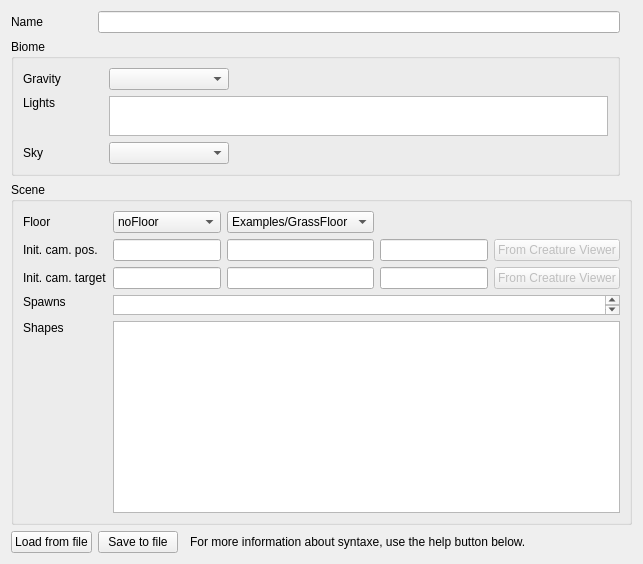
     <widget class="QWidget" name="tab_8">
      <attribute name="icon">
       <iconset resource="../../../ressources/ressources.qrc">
        <normaloff>:/img/icons/world</normaloff>:/img/icons/world</iconset>
      </attribute>
      <attribute name="title">
       <string>World</string>
      </attribute>
      <layout class="QGridLayout" name="gridLayout_12">
       <item row="5" column="3">
        <widget class="QLabel" name="label_9">
         <property name="text">
          <string>For more information about syntaxe, use the help button below.</string>
         </property>
        </widget>
       </item>
       <item row="4" column="0" colspan="7">
        <widget class="QGroupBox" name="groupBox_9">
         <property name="title">
          <string>Scene</string>
         </property>
         <layout class="QGridLayout" name="gridLayout_14">
          <item row="3" column="1" colspan="4">
           <widget class="QTextEdit" name="teSpawns">
            <property name="maximumSize">
             <size>
              <width>16777215</width>
              <height>20</height>
             </size>
            </property>
            <property name="font">
             <font>
              <family>Courier New</family>
             </font>
            </property>
            <property name="whatsThis">
             <string>&lt;!DOCTYPE HTML PUBLIC &quot;-//W3C//DTD HTML 4.0//EN&quot; &quot;http://www.w3.org/TR/REC-html40/strict.dtd&quot;&gt;
&lt;html&gt;&lt;head&gt;&lt;meta name=&quot;qrichtext&quot; content=&quot;1&quot; /&gt;&lt;style type=&quot;text/css&quot;&gt;
p, li { white-space: pre-wrap; }
&lt;/style&gt;&lt;/head&gt;&lt;body style=&quot; font-family:'MS Shell Dlg 2'; font-size:8.25pt; font-weight:400; font-style:normal;&quot;&gt;
&lt;p style=&quot; margin-top:0px; margin-bottom:0px; margin-left:0px; margin-right:0px; -qt-block-indent:0; text-indent:0px;&quot;&gt;&lt;span style=&quot; font-weight:600;&quot;&gt;Soon...&lt;/span&gt;&lt;/p&gt;&lt;/body&gt;&lt;/html&gt;</string>
            </property>
           </widget>
          </item>
          <item row="3" column="0">
           <widget class="QLabel" name="label_22">
            <property name="text">
             <string>Spawns</string>
            </property>
            <property name="alignment">
             <set>Qt::AlignLeading|Qt::AlignLeft|Qt::AlignTop</set>
            </property>
           </widget>
          </item>
          <item row="4" column="1" rowspan="2" colspan="4">
           <widget class="QTextEdit" name="teStaticShapes">
            <property name="font">
             <font>
              <family>Courier New</family>
             </font>
            </property>
            <property name="whatsThis">
             <string>&lt;!DOCTYPE HTML PUBLIC &quot;-//W3C//DTD HTML 4.0//EN&quot; &quot;http://www.w3.org/TR/REC-html40/strict.dtd&quot;&gt;
&lt;html&gt;&lt;head&gt;&lt;meta name=&quot;qrichtext&quot; content=&quot;1&quot; /&gt;&lt;style type=&quot;text/css&quot;&gt;
p, li { white-space: pre-wrap; }
&lt;/style&gt;&lt;/head&gt;&lt;body style=&quot; font-family:'MS Shell Dlg 2'; font-size:8.25pt; font-weight:400; font-style:normal;&quot;&gt;
&lt;p style=&quot; margin-top:0px; margin-bottom:0px; margin-left:0px; margin-right:0px; -qt-block-indent:0; text-indent:0px;&quot;&gt;&lt;span style=&quot; font-weight:600;&quot;&gt;Soon...&lt;/span&gt;&lt;/p&gt;&lt;/body&gt;&lt;/html&gt;</string>
            </property>
           </widget>
          </item>
          <item row="4" column="0" rowspan="2">
           <widget class="QLabel" name="label_15">
            <property name="text">
             <string>Shapes</string>
            </property>
            <property name="alignment">
             <set>Qt::AlignLeading|Qt::AlignLeft|Qt::AlignTop</set>
            </property>
           </widget>
          </item>
          <item row="1" column="0">
           <widget class="QLabel" name="label_10">
            <property name="minimumSize">
             <size>
              <width>80</width>
              <height>0</height>
             </size>
            </property>
            <property name="text">
             <string>Init. cam. pos.</string>
            </property>
           </widget>
          </item>
          <item row="2" column="0">
           <widget class="QLabel" name="label_11">
            <property name="text">
             <string>Init. cam. target</string>
            </property>
           </widget>
          </item>
          <item row="1" column="1">
           <widget class="QLineEdit" name="leCamPosX"/>
          </item>
          <item row="2" column="1">
           <widget class="QLineEdit" name="leCamTargetX"/>
          </item>
          <item row="1" column="2">
           <widget class="QLineEdit" name="leCamPosY"/>
          </item>
          <item row="2" column="2">
           <widget class="QLineEdit" name="leCamTargetY"/>
          </item>
          <item row="1" column="3">
           <widget class="QLineEdit" name="leCamPosZ"/>
          </item>
          <item row="2" column="3">
           <widget class="QLineEdit" name="leCamTargetZ"/>
          </item>
          <item row="0" column="0">
           <widget class="QLabel" name="label_13">
            <property name="text">
             <string>Floor</string>
            </property>
           </widget>
          </item>
          <item row="0" column="1">
           <widget class="QComboBox" name="cbFloor">
            <property name="maximumSize">
             <size>
              <width>120</width>
              <height>16777215</height>
             </size>
            </property>
            <property name="whatsThis">
             <string>&lt;!DOCTYPE HTML PUBLIC &quot;-//W3C//DTD HTML 4.0//EN&quot; &quot;http://www.w3.org/TR/REC-html40/strict.dtd&quot;&gt;
&lt;html&gt;&lt;head&gt;&lt;meta name=&quot;qrichtext&quot; content=&quot;1&quot; /&gt;&lt;style type=&quot;text/css&quot;&gt;
p, li { white-space: pre-wrap; }
&lt;/style&gt;&lt;/head&gt;&lt;body style=&quot; font-family:'MS Shell Dlg 2'; font-size:8.25pt; font-weight:400; font-style:normal;&quot;&gt;
&lt;p style=&quot; margin-top:0px; margin-bottom:0px; margin-left:0px; margin-right:0px; -qt-block-indent:0; text-indent:0px;&quot;&gt;&lt;span style=&quot; font-weight:600;&quot;&gt;Soon...&lt;/span&gt;&lt;/p&gt;&lt;/body&gt;&lt;/html&gt;</string>
            </property>
            <item>
             <property name="text">
              <string>noFloor</string>
             </property>
            </item>
            <item>
             <property name="text">
              <string>flatland</string>
             </property>
            </item>
           </widget>
          </item>
          <item row="1" column="4">
           <widget class="QPushButton" name="pushButton">
            <property name="enabled">
             <bool>false</bool>
            </property>
            <property name="text">
             <string>From Creature Viewer</string>
            </property>
           </widget>
          </item>
          <item row="2" column="4">
           <widget class="QPushButton" name="pushButton_2">
            <property name="enabled">
             <bool>false</bool>
            </property>
            <property name="text">
             <string>From Creature Viewer</string>
            </property>
           </widget>
          </item>
          <item row="0" column="2">
           <widget class="QComboBox" name="cbFloorMaterial">
            <item>
             <property name="text">
              <string>Examples/GrassFloor</string>
             </property>
            </item>
            <item>
             <property name="text">
              <string>Examples/Rockwall</string>
             </property>
            </item>
           </widget>
          </item>
         </layout>
        </widget>
       </item>
       <item row="5" column="4">
        <spacer name="horizontalSpacer_5">
         <property name="orientation">
          <enum>Qt::Horizontal</enum>
         </property>
         <property name="sizeHint" stdset="0">
          <size>
           <width>40</width>
           <height>20</height>
          </size>
         </property>
        </spacer>
       </item>
       <item row="5" column="1">
        <widget class="QPushButton" name="pbSaveWorldToFile">
         <property name="text">
          <string>Save to file</string>
         </property>
         <property name="icon">
          <iconset resource="../../../ressources/ressources.qrc">
           <normaloff>:/img/icons/world_save</normaloff>:/img/icons/world_save</iconset>
         </property>
        </widget>
       </item>
       <item row="5" column="0">
        <widget class="QPushButton" name="pbLoadWorldFromFile">
         <property name="text">
          <string>Load from file</string>
         </property>
         <property name="icon">
          <iconset resource="../../../ressources/ressources.qrc">
           <normaloff>:/img/icons/world_load</normaloff>:/img/icons/world_load</iconset>
         </property>
        </widget>
       </item>
       <item row="2" column="0">
        <widget class="QLabel" name="label_14">
         <property name="text">
          <string>Name</string>
         </property>
        </widget>
       </item>
       <item row="3" column="0" colspan="5">
        <widget class="QGroupBox" name="groupBox_5">
         <property name="title">
          <string>Biome</string>
         </property>
         <layout class="QGridLayout" name="gridLayout_10">
          <item row="2" column="0">
           <widget class="QLabel" name="label_23">
            <property name="text">
             <string>Lights</string>
            </property>
            <property name="alignment">
             <set>Qt::AlignLeading|Qt::AlignLeft|Qt::AlignTop</set>
            </property>
           </widget>
          </item>
          <item row="2" column="1" colspan="2">
           <widget class="QTextEdit" name="teLights">
            <property name="maximumSize">
             <size>
              <width>16777215</width>
              <height>40</height>
             </size>
            </property>
            <property name="font">
             <font>
              <family>Courier New</family>
             </font>
            </property>
            <property name="whatsThis">
             <string>&lt;!DOCTYPE HTML PUBLIC &quot;-//W3C//DTD HTML 4.0//EN&quot; &quot;http://www.w3.org/TR/REC-html40/strict.dtd&quot;&gt;
&lt;html&gt;&lt;head&gt;&lt;meta name=&quot;qrichtext&quot; content=&quot;1&quot; /&gt;&lt;style type=&quot;text/css&quot;&gt;
p, li { white-space: pre-wrap; }
&lt;/style&gt;&lt;/head&gt;&lt;body style=&quot; font-family:'MS Shell Dlg 2'; font-size:8.25pt; font-weight:400; font-style:normal;&quot;&gt;
&lt;p style=&quot; margin-top:0px; margin-bottom:0px; margin-left:0px; margin-right:0px; -qt-block-indent:0; text-indent:0px;&quot;&gt;&lt;span style=&quot; font-weight:600;&quot;&gt;Soon...&lt;/span&gt;&lt;/p&gt;&lt;/body&gt;&lt;/html&gt;</string>
            </property>
           </widget>
          </item>
          <item row="1" column="1">
           <widget class="QComboBox" name="cbGravity">
            <property name="minimumSize">
             <size>
              <width>120</width>
              <height>0</height>
             </size>
            </property>
           </widget>
          </item>
          <item row="1" column="0">
           <widget class="QLabel" name="label_12">
            <property name="minimumSize">
             <size>
              <width>80</width>
              <height>0</height>
             </size>
            </property>
            <property name="text">
             <string>Gravity</string>
            </property>
           </widget>
          </item>
          <item row="1" column="2">
           <spacer name="horizontalSpacer_2">
            <property name="orientation">
             <enum>Qt::Horizontal</enum>
            </property>
            <property name="sizeHint" stdset="0">
             <size>
              <width>40</width>
              <height>20</height>
             </size>
            </property>
           </spacer>
          </item>
          <item row="3" column="0">
           <widget class="QLabel" name="label_16">
            <property name="text">
             <string>Sky</string>
            </property>
           </widget>
          </item>
          <item row="3" column="1">
           <widget class="QComboBox" name="cbSkyMaterial"/>
          </item>
         </layout>
        </widget>
       </item>
       <item row="2" column="1" colspan="4">
        <widget class="QLineEdit" name="leWorldName"/>
       </item>
      </layout>
     </widget>
